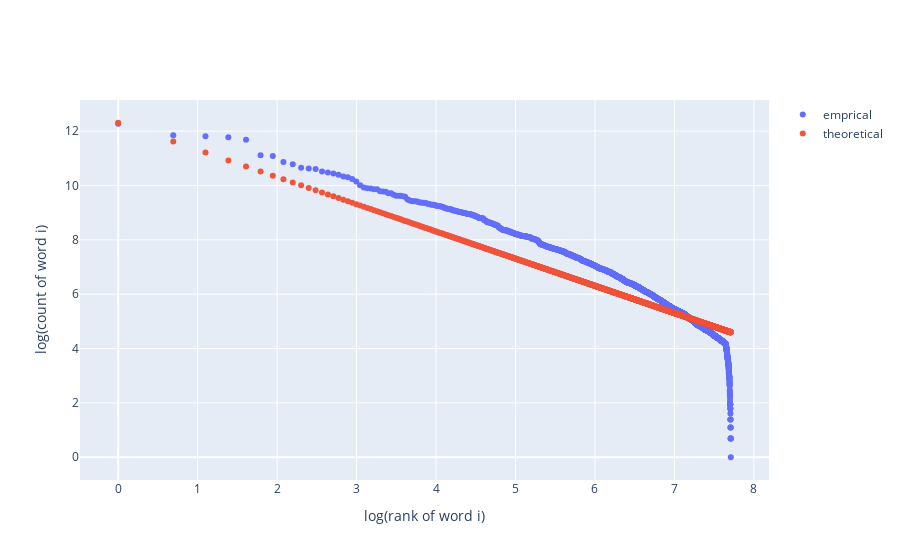

Source (notebook cell):
### Code cell
x = np.log(df.index.values)
y = np.log(df['count'])

trace1 = go.Scatter(
    x = x,
    y = y,
    mode = 'markers',
    name = 'emprical'
)

x = np.log(df.index.values)
y = np.log(df['predicted_proportion'] * n_tokens)

trace2 = go.Scatter(
    x = x,
    y = y,
    mode = 'markers',
    name = 'theoretical'
)

data = [trace1, trace2]
fig = go.Figure(data=data, layout=layout)
py.iplot(fig)

### Figure 1 — Plotly figure (JSON) as saved in the notebook; plotly's stock layout.template omitted (floating-point values rounded to 4 significant figures; data arrays with more than 128 entries replaced by an {"elided": "..."} marker saying what was removed)
{"data": [{"mode": "markers", "name": "emprical", "type": "scatter", "x": {"elided": "2231 float values"}, "y": {"elided": "2231 float values"}}, {"mode": "markers", "name": "theoretical", "type": "scatter", "x": {"elided": "2231 float values"}, "y": {"elided": "2231 float values"}}], "layout": {"xaxis": {"title": {"text": "log(rank of word i)"}}, "yaxis": {"title": {"text": "log(count of word i)"}}}}
